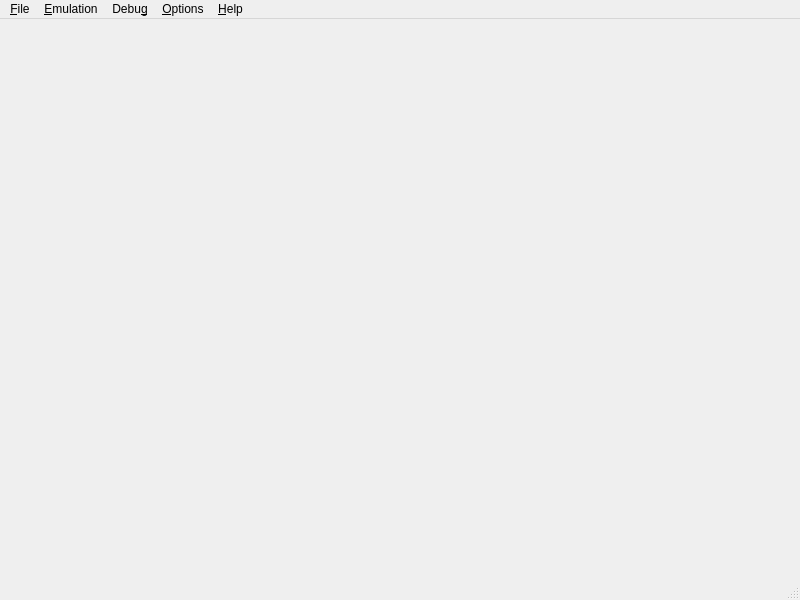
<?xml version="1.0" encoding="UTF-8"?>
<ui version="4.0">
 <class>MainWindow</class>
 <widget class="QMainWindow" name="MainWindow">
  <property name="geometry">
   <rect>
    <x>0</x>
    <y>0</y>
    <width>800</width>
    <height>600</height>
   </rect>
  </property>
  <property name="sizePolicy">
   <sizepolicy hsizetype="MinimumExpanding" vsizetype="MinimumExpanding">
    <horstretch>0</horstretch>
    <verstretch>0</verstretch>
   </sizepolicy>
  </property>
  <property name="windowTitle">
   <string>PPSSPP</string>
  </property>
  <widget class="QWidget" name="centralwidget">
   <property name="sizePolicy">
    <sizepolicy hsizetype="Expanding" vsizetype="Expanding">
     <horstretch>0</horstretch>
     <verstretch>0</verstretch>
    </sizepolicy>
   </property>
   <layout class="QHBoxLayout" name="horizontalLayout">
    <property name="spacing">
     <number>0</number>
    </property>
    <property name="margin">
     <number>0</number>
    </property>
    <item>
     <widget class="QtEmuGL" name="widget" native="true"/>
    </item>
   </layout>
  </widget>
  <widget class="QMenuBar" name="menubar">
   <property name="geometry">
    <rect>
     <x>0</x>
     <y>0</y>
     <width>800</width>
     <height>23</height>
    </rect>
   </property>
   <widget class="QMenu" name="menu_File">
    <property name="title">
     <string>&amp;File</string>
    </property>
    <addaction name="action_FileLoad"/>
    <addaction name="action_EmulationStop"/>
    <addaction name="separator"/>
    <addaction name="action_FileQuickloadState"/>
    <addaction name="action_FileQuickSaveState"/>
    <addaction name="action_FileLoadStateFile"/>
    <addaction name="action_FileSaveStateFile"/>
    <addaction name="separator"/>
    <addaction name="action_FileExit"/>
   </widget>
   <widget class="QMenu" name="menu_Emulation">
    <property name="title">
     <string>&amp;Emulation</string>
    </property>
    <addaction name="action_EmulationRun"/>
    <addaction name="action_EmulationPause"/>
    <addaction name="separator"/>
    <addaction name="action_EmulationReset"/>
    <addaction name="separator"/>
    <addaction name="action_CPUInterpreter"/>
    <addaction name="action_CPUFastInterpreter"/>
    <addaction name="action_CPUDynarec"/>
   </widget>
   <widget class="QMenu" name="menuDebu_g">
    <property name="title">
     <string>Debu&amp;g</string>
    </property>
    <addaction name="action_DebugLoadMapFile"/>
    <addaction name="action_DebugSaveMapFile"/>
    <addaction name="action_DebugResetSymbolTable"/>
    <addaction name="separator"/>
    <addaction name="action_DebugDisassembly"/>
    <addaction name="action_DebugLog"/>
    <addaction name="action_DebugMemoryView"/>
   </widget>
   <widget class="QMenu" name="menu_Options">
    <property name="title">
     <string>&amp;Options</string>
    </property>
    <widget class="QMenu" name="menu_Log_Levels">
     <property name="title">
      <string>&amp;Log Levels</string>
     </property>
     <widget class="QMenu" name="menuG3D">
      <property name="title">
       <string>G3D</string>
      </property>
      <addaction name="actionLogG3DDebug"/>
      <addaction name="actionLogG3DWarning"/>
      <addaction name="actionLogG3DInfo"/>
      <addaction name="actionLogG3DError"/>
     </widget>
     <widget class="QMenu" name="menuHLE">
      <property name="title">
       <string>HLE</string>
      </property>
      <addaction name="actionLogHLEDebug"/>
      <addaction name="actionLogHLEWarning"/>
      <addaction name="actionLogHLEInfo"/>
      <addaction name="actionLogHLEError"/>
     </widget>
     <widget class="QMenu" name="menuDefault">
      <property name="title">
       <string>Default</string>
      </property>
      <addaction name="actionLogDefDebug"/>
      <addaction name="actionLogDefWarning"/>
      <addaction name="actionLogDefInfo"/>
      <addaction name="actionLogDefError"/>
     </widget>
     <addaction name="menuDefault"/>
     <addaction name="separator"/>
     <addaction name="menuG3D"/>
     <addaction name="menuHLE"/>
    </widget>
    <widget class="QMenu" name="menuZoom">
     <property name="title">
      <string>Zoom</string>
     </property>
     <addaction name="action_OptionsScreen1x"/>
     <addaction name="action_OptionsScreen2x"/>
     <addaction name="action_OptionsScreen3x"/>
     <addaction name="action_OptionsScreen4x"/>
    </widget>
    <addaction name="action_OptionsControls"/>
    <addaction name="separator"/>
    <addaction name="action_OptionsFullScreen"/>
    <addaction name="action_OptionsBufferedRendering"/>
    <addaction name="action_OptionsHardwareTransform"/>
    <addaction name="action_OptionsLinearFiltering"/>
    <addaction name="action_OptionsUseVBO"/>
    <addaction name="separator"/>
    <addaction name="action_OptionsWireframe"/>
    <addaction name="action_OptionsDisplayRawFramebuffer"/>
    <addaction name="action_OptionsShowDebugStatistics"/>
    <addaction name="separator"/>
    <addaction name="menu_Log_Levels"/>
    <addaction name="separator"/>
    <addaction name="menuZoom"/>
    <addaction name="separator"/>
    <addaction name="action_OptionsFastMemory"/>
    <addaction name="action_OptionsIgnoreIllegalReadsWrites"/>
    <addaction name="separator"/>
   </widget>
   <widget class="QMenu" name="menu_Help">
    <property name="title">
     <string>&amp;Help</string>
    </property>
    <addaction name="action_HelpOpenWebsite"/>
    <addaction name="separator"/>
    <addaction name="action_HelpAbout"/>
   </widget>
   <addaction name="menu_File"/>
   <addaction name="menu_Emulation"/>
   <addaction name="menuDebu_g"/>
   <addaction name="menu_Options"/>
   <addaction name="menu_Help"/>
  </widget>
  <widget class="QStatusBar" name="statusbar"/>
  <action name="action_FileLoad">
   <property name="text">
    <string>&amp;Open...</string>
   </property>
  </action>
  <action name="action_EmulationStop">
   <property name="text">
    <string>&amp;Close</string>
   </property>
  </action>
  <action name="action">
   <property name="text">
    <string>-</string>
   </property>
  </action>
  <action name="action_FileQuickloadState">
   <property name="text">
    <string>Quickload state</string>
   </property>
   <property name="shortcut">
    <string>F4</string>
   </property>
  </action>
  <action name="action_FileQuickSaveState">
   <property name="text">
    <string>Quicksave state</string>
   </property>
   <property name="shortcut">
    <string>F2</string>
   </property>
  </action>
  <action name="action_FileLoadStateFile">
   <property name="text">
    <string>&amp;Load State File...</string>
   </property>
  </action>
  <action name="action_FileSaveStateFile">
   <property name="text">
    <string>&amp;Save State File...</string>
   </property>
  </action>
  <action name="action_FileExit">
   <property name="text">
    <string>E&amp;xit</string>
   </property>
  </action>
  <action name="action_EmulationRun">
   <property name="text">
    <string>&amp;Run</string>
   </property>
   <property name="shortcut">
    <string>F7</string>
   </property>
  </action>
  <action name="action_EmulationPause">
   <property name="text">
    <string>&amp;Pause</string>
   </property>
   <property name="shortcut">
    <string>F8</string>
   </property>
  </action>
  <action name="action_EmulationReset">
   <property name="text">
    <string>R&amp;eset</string>
   </property>
  </action>
  <action name="action_CPUInterpreter">
   <property name="checkable">
    <bool>true</bool>
   </property>
   <property name="text">
    <string>&amp;Interpreter</string>
   </property>
  </action>
  <action name="action_CPUFastInterpreter">
   <property name="checkable">
    <bool>true</bool>
   </property>
   <property name="text">
    <string>&amp;Slightly Faster Interpreter</string>
   </property>
  </action>
  <action name="action_CPUDynarec">
   <property name="checkable">
    <bool>true</bool>
   </property>
   <property name="text">
    <string>&amp;Dynarec</string>
   </property>
  </action>
  <action name="action_DebugLoadMapFile">
   <property name="enabled">
    <bool>false</bool>
   </property>
   <property name="text">
    <string>Load &amp;Map File...</string>
   </property>
  </action>
  <action name="action_DebugSaveMapFile">
   <property name="enabled">
    <bool>false</bool>
   </property>
   <property name="text">
    <string>&amp;Save Map File...</string>
   </property>
  </action>
  <action name="action_DebugResetSymbolTable">
   <property name="enabled">
    <bool>false</bool>
   </property>
   <property name="text">
    <string>&amp;Reset Symbol Table</string>
   </property>
  </action>
  <action name="action_DebugDisassembly">
   <property name="enabled">
    <bool>false</bool>
   </property>
   <property name="text">
    <string>&amp;Disassembly</string>
   </property>
   <property name="shortcut">
    <string>Ctrl+D</string>
   </property>
  </action>
  <action name="action_DebugLog">
   <property name="enabled">
    <bool>false</bool>
   </property>
   <property name="text">
    <string>&amp;Log Console</string>
   </property>
   <property name="shortcut">
    <string>Ctrl+L</string>
   </property>
  </action>
  <action name="action_DebugMemoryView">
   <property name="enabled">
    <bool>false</bool>
   </property>
   <property name="text">
    <string>Memory &amp;View...</string>
   </property>
   <property name="shortcut">
    <string>Ctrl+M</string>
   </property>
  </action>
  <action name="action_OptionsControls">
   <property name="text">
    <string>&amp;Controls</string>
   </property>
  </action>
  <action name="action_OptionsFullScreen">
   <property name="text">
    <string>&amp;Toggle Full Screen</string>
   </property>
   <property name="shortcut">
    <string>F12</string>
   </property>
  </action>
  <action name="action_OptionsBufferedRendering">
   <property name="checkable">
    <bool>true</bool>
   </property>
   <property name="text">
    <string>&amp;Buffered Rendering</string>
   </property>
   <property name="shortcut">
    <string>F5</string>
   </property>
  </action>
  <action name="action_OptionsHardwareTransform">
   <property name="checkable">
    <bool>true</bool>
   </property>
   <property name="text">
    <string>&amp;Hardware Transform</string>
   </property>
   <property name="shortcut">
    <string>F6</string>
   </property>
  </action>
  <action name="action_OptionsLinearFiltering">
   <property name="checkable">
    <bool>true</bool>
   </property>
   <property name="text">
    <string>&amp;Linear Filtering</string>
   </property>
  </action>
  <action name="action_OptionsWireframe">
   <property name="checkable">
    <bool>true</bool>
   </property>
   <property name="text">
    <string>&amp;Wireframe (experimental)</string>
   </property>
  </action>
  <action name="action_OptionsDisplayRawFramebuffer">
   <property name="checkable">
    <bool>true</bool>
   </property>
   <property name="text">
    <string>&amp;Display Raw Framebuffer</string>
   </property>
  </action>
  <action name="action_OptionsShowDebugStatistics">
   <property name="checkable">
    <bool>true</bool>
   </property>
   <property name="text">
    <string>&amp;Show Debug Statistics</string>
   </property>
  </action>
  <action name="action_OptionsScreen1x">
   <property name="checkable">
    <bool>true</bool>
   </property>
   <property name="text">
    <string>Screen &amp;1x</string>
   </property>
   <property name="shortcut">
    <string>Ctrl+1</string>
   </property>
  </action>
  <action name="action_OptionsScreen2x">
   <property name="checkable">
    <bool>true</bool>
   </property>
   <property name="text">
    <string>Screen &amp;2x</string>
   </property>
   <property name="shortcut">
    <string>Ctrl+2</string>
   </property>
  </action>
  <action name="action_OptionsScreen3x">
   <property name="checkable">
    <bool>true</bool>
   </property>
   <property name="text">
    <string>Screen &amp;3x</string>
   </property>
   <property name="shortcut">
    <string>Ctrl+3</string>
   </property>
  </action>
  <action name="action_OptionsScreen4x">
   <property name="checkable">
    <bool>true</bool>
   </property>
   <property name="text">
    <string>Screen &amp;4x</string>
   </property>
   <property name="shortcut">
    <string>Ctrl+4</string>
   </property>
  </action>
  <action name="action_OptionsFastMemory">
   <property name="checkable">
    <bool>true</bool>
   </property>
   <property name="text">
    <string>&amp;Fast Memory (dynarec, unstable)</string>
   </property>
  </action>
  <action name="action_OptionsIgnoreIllegalReadsWrites">
   <property name="checkable">
    <bool>true</bool>
   </property>
   <property name="text">
    <string>&amp;Ignore illegal reads/writes</string>
   </property>
  </action>
  <action name="action_HelpOpenWebsite">
   <property name="text">
    <string>&amp;Go to http://www.ppsspp.org/</string>
   </property>
  </action>
  <action name="action_HelpAbout">
   <property name="text">
    <string>&amp;About PPSSPP...</string>
   </property>
  </action>
  <action name="action_OptionsUseVBO">
   <property name="text">
    <string>&amp;Use VBO</string>
   </property>
  </action>
  <action name="actionLogG3DDebug">
   <property name="checkable">
    <bool>true</bool>
   </property>
   <property name="text">
    <string>Debug</string>
   </property>
  </action>
  <action name="actionLogG3DWarning">
   <property name="checkable">
    <bool>true</bool>
   </property>
   <property name="text">
    <string>Warning</string>
   </property>
  </action>
  <action name="actionLogG3DError">
   <property name="checkable">
    <bool>true</bool>
   </property>
   <property name="text">
    <string>Error</string>
   </property>
  </action>
  <action name="actionLogG3DInfo">
   <property name="checkable">
    <bool>true</bool>
   </property>
   <property name="text">
    <string>Info</string>
   </property>
  </action>
  <action name="actionLogHLEDebug">
   <property name="checkable">
    <bool>true</bool>
   </property>
   <property name="text">
    <string>Debug</string>
   </property>
  </action>
  <action name="actionLogHLEWarning">
   <property name="checkable">
    <bool>true</bool>
   </property>
   <property name="text">
    <string>Warning</string>
   </property>
  </action>
  <action name="actionLogHLEInfo">
   <property name="checkable">
    <bool>true</bool>
   </property>
   <property name="text">
    <string>Info</string>
   </property>
  </action>
  <action name="actionLogHLEError">
   <property name="checkable">
    <bool>true</bool>
   </property>
   <property name="text">
    <string>Error</string>
   </property>
  </action>
  <action name="actionLogDefDebug">
   <property name="checkable">
    <bool>true</bool>
   </property>
   <property name="text">
    <string>Debug</string>
   </property>
  </action>
  <action name="actionLogDefWarning">
   <property name="checkable">
    <bool>true</bool>
   </property>
   <property name="text">
    <string>Warning</string>
   </property>
  </action>
  <action name="actionLogDefInfo">
   <property name="checkable">
    <bool>true</bool>
   </property>
   <property name="text">
    <string>Info</string>
   </property>
  </action>
  <action name="actionLogDefError">
   <property name="checkable">
    <bool>true</bool>
   </property>
   <property name="text">
    <string>Error</string>
   </property>
  </action>
 </widget>
 <customwidgets>
  <customwidget>
   <class>QtEmuGL</class>
   <extends>QWidget</extends>
   <header>qtemugl.h</header>
   <container>1</container>
  </customwidget>
 </customwidgets>
 <resources/>
 <connections/>
</ui>
